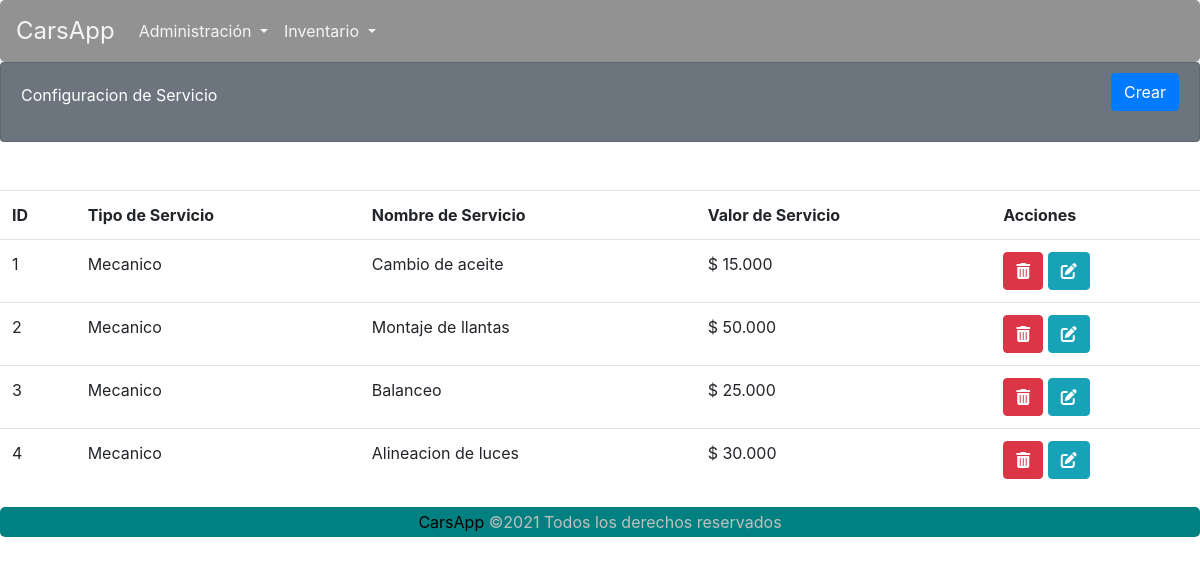
The app's page /carsapp/servicioListar/ with its own data.
### carsapp/models.py (models this page shows)
class Servicios(models.Model):
    id_Servicio = models.AutoField(primary_key=True)
    tipo_Servicio = models.CharField(max_length=30, blank=False, null=False)
    nombre_Servicio = models.CharField(max_length=30, blank=False, null=False)
    valor_Servicio = models.IntegerField(blank=False, null=False)

### carsapp/views.py (the view)
# urls.py: path('servicioListar/', views.ServicioLista.as_view(), name='servicioListar'),
class ServicioLista(ListView):
    template_name = 'carsapp/servicioListar.html'
    queryset = Servicios.objects.all()
    paginate_by = 7
    def get_context_data(self, **kwargs):
        context = super().get_context_data(**kwargs)
        context['message'] = 'Lista de Empleados'
        print(context)
        return context

### carsapp/templates/carsapp/servicioListar.html (shortened to what this page needs)
{% extends 'carsapp/base.html' %}
{% load humanize %}
{% load static %}
{% block contenedor %}
<div class="card text-white bg-secondary">
    <div class="card-body">
        <div>
            Configuracion de Servicio
        </div>
        <div class="btn-cerrarSesion">
            <a class="btn btn-primary" href="{% url 'carsapp:servicioFormulario' %}" id="ID_BTNListar">Crear</a>
        </div>
    </div>
</div>
    <br>
    <br />
    {% if object_list %}
    <table class="table  table-hover">
        <tr>
            <th>ID</th>
            <th>Tipo de Servicio</th>
            <th>Nombre de Servicio</th>
            <th>Valor de Servicio</th>
            <th>Acciones</th>
        </tr>
        {% for registro in object_list %}
        <tr>
            <td>{{ registro.id_Servicio }}</td>
            <td>{{ registro.tipo_Servicio }}</td>
            <td>{{ registro.nombre_Servicio }}</td>
            <td>$ {{ registro.valor_Servicio|intcomma }}</td>
            <td>
                <abbr title="Eliminar servicio"><a class="btn btn-danger" href="javascript:vehiculo_Eliminar('{% url 'carsapp:servicioEliminar' registro.id_Servicio %}')" role="button"><i class="fas fa-trash-alt"></i></a></abbr>
                <abbr title="Actualizar datos"><a class="btn btn-info" href="{% url 'carsapp:servicioFormActualizar' registro.id_Servicio %}" role="button"><i class="fas fa-edit"></i></a></abbr>
            </td>
        </tr>
        {% endfor %}
    </table>
    {% else %}
    No hay datos aún.
    {% endif %}
{% endblock %}

### carsapp/static/carsapp/CSS/estilos.css (style rules this page uses)
* { margin: 0; padding: 0; }
.card-body > div { display: inline-block; }
.btn-cerrarSesion { margin-top: -10px; float: right; }
.card { height: 10vh; }
h4, h2,small,a { margin: 0; padding: 0; color: black; }
a { text-decoration: none; }

### records on screen
Servicios: id_Servicio "1", tipo_Servicio "Mecanico", nombre_Servicio "Cambio de aceite", valor_Servicio "15.000"
Servicios: id_Servicio "2", tipo_Servicio "Mecanico", nombre_Servicio "Montaje de llantas", valor_Servicio "50.000"
Servicios: id_Servicio "3", tipo_Servicio "Mecanico", nombre_Servicio "Balanceo", valor_Servicio "25.000"
Servicios: id_Servicio "4", tipo_Servicio "Mecanico", nombre_Servicio "Alineacion de luces", valor_Servicio "30.000"
